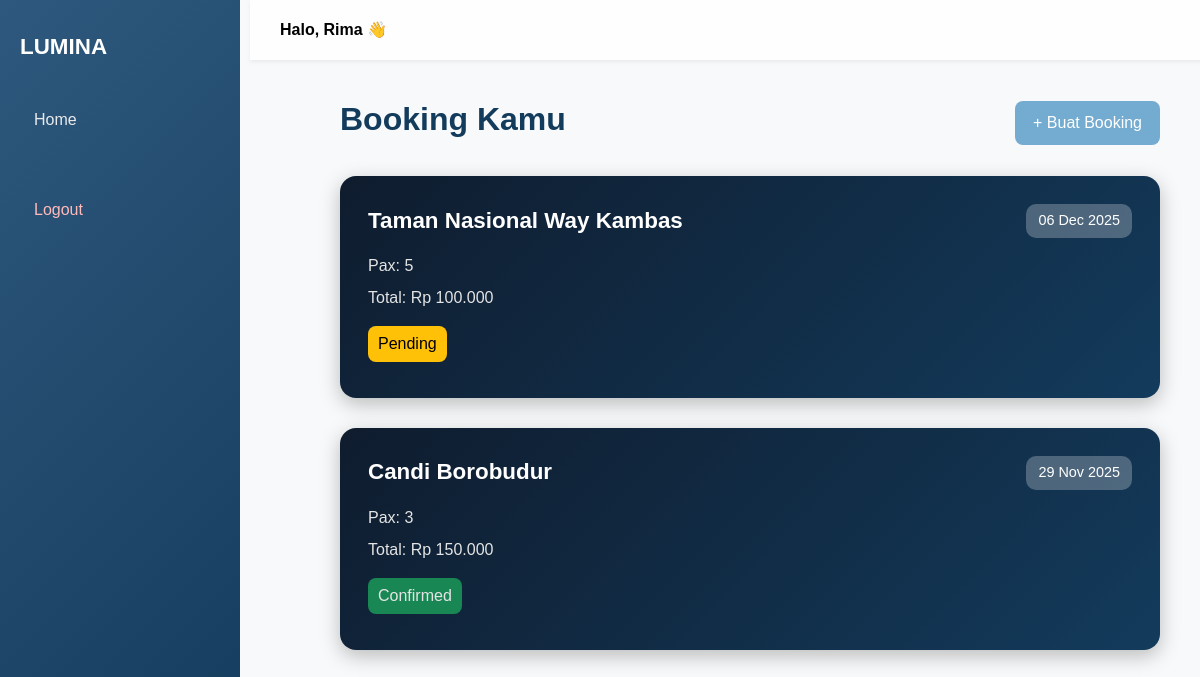
Page /user/dashboard.php (signed in) on the committed database.
### tables this page shows
CREATE TABLE `bookings` (
  `id` bigint(20) NOT NULL,
  `user_id` int(11) NOT NULL,
  `destination_id` int(11) NOT NULL,
  `booking_date` date NOT NULL,
  `created_at` timestamp NOT NULL DEFAULT current_timestamp(),
  `pax` int(11) NOT NULL DEFAULT 1,
  `contact_name` varchar(200) NOT NULL,
  `contact_email` varchar(200) NOT NULL,
  `contact_phone` varchar(50) DEFAULT NULL,
  `total_amount` decimal(12,2) DEFAULT 0.00,
  `status` enum('pending','confirmed','rejected','completed','cancelled') NOT NULL DEFAULT 'pending',
  `notes` text DEFAULT NULL
);

CREATE TABLE `destinations` (
  `id` int(11) NOT NULL,
  `title` varchar(200) NOT NULL,
  `location` varchar(255) DEFAULT NULL,
  `price` decimal(12,2) DEFAULT 0.00,
  `description` text DEFAULT NULL,
  `maps_embed` text DEFAULT NULL,
  `cover_image` varchar(255) DEFAULT NULL,
  `category` varchar(100) DEFAULT NULL,
  `created_at` timestamp NOT NULL DEFAULT current_timestamp(),
  `updated_at` timestamp NOT NULL DEFAULT current_timestamp() ON UPDATE current_timestamp()
);

### user/dashboard.php (the view, shortened to what this page needs)
<?php
include "../config/koneksi.php";
include "../components/components.php";
$uuid = $_SESSION['uuid'];
$qUser = mysqli_query($koneksi, "SELECT id FROM users WHERE uuid = '$uuid'");
$user = mysqli_fetch_assoc($qUser);
$user_id = $user['id'];
$q = "
    SELECT b.*, d.title AS destination_name
    FROM bookings b
    JOIN destinations d ON b.destination_id = d.id
    WHERE b.user_id = $user_id
    ORDER BY b.booking_date DESC
";
$hasil = mysqli_query($koneksi, $q);
?>
<!DOCTYPE html>
<html lang="en">
<head>
    <?= head("User Dashboard");  ?>
    <link rel="stylesheet" href="../css/user.dashboard.css">
    <link rel="stylesheet" href="../css/footer.css">
</head>
<body>
    <div class="sidebar">
        <div class="sidebar-title">LUMINA</div>
        <a href="../index.php" class="side-link">Home</a>
        <form action="../logic/auth.logic.php?action=logout" method="post">
            <button class="logout-btn">Logout</button>
        </form>
    </div>
    <div class="topbar">
        Halo, <?= htmlspecialchars($_SESSION['name']) ?> 👋
    </div>
    <main class="content">
        <div class="d-flex justify-content-between align-items-center mb-4">
            <h2>Booking Kamu</h2>
            <a href="form.booking.php" class="add-btn">+ Buat Booking</a>
        </div>
        <div class="booking-grid">
            <?php if (mysqli_num_rows($hasil) == 0): ?>
                <p>Belum ada booking...</p>
            <?php else: ?>
                <?php while ($row = mysqli_fetch_assoc($hasil)): ?>
                    <div class="booking-card">
                        <div class="booking-header">
                            <h4><?= htmlspecialchars($row['destination_name']) ?></h4>
                            <span class="booking-date">
                                <?= date("d M Y", strtotime($row['booking_date'])) ?>
                            </span>
                        </div>
                        <div class="booking-body">
                            <p>Pax: <?= $row['pax'] ?></p>
                            <p>Total: Rp <?= number_format($row['total_amount'], 0, ',', '.') ?></p>
                            <p class="status
            <?= $row['status'] == 'pending' ? 'pending' : ($row['status'] == 'confirmed' ? 'confirmed' : 'cancelled') ?>">
                                <?= ucfirst($row['status']) ?>
                            </p>
                        </div>
                    </div>
                <?php endwhile; ?>
            <?php endif; ?>
        </div>
    </main>
</body>
</html>

### css/style.css (style rules this page uses)
* { margin: 0; padding: 0; box-sizing: border-box; }
body { background: #eaeaea; overflow-x: hidden; }
.content { max-width: 90%; }

### css/user.dashboard.css (style rules this page uses)
html, body { height: 100%; display: flex; flex-direction: column; margin: 0; }
body { margin: 0; font-family: 'Poppins', sans-serif; background: #f8f9fa; }
.sidebar { width: 240px; height: 100vh; background: linear-gradient(135deg, #2E587D 0%, #133B5C 100%); position: fixed; top: 0; left: 0; padding: 30px 20px; display: flex; flex-direction: column; gap: 22px; }
.sidebar-title { color: #fff; font-size: 1.4rem; margin-bottom: 10px; font-weight: 600; }
.side-link { padding: 12px 14px; border-radius: 8px; font-size: 1rem; color: #eaeaea; display: block; text-decoration: none; transition: 0.25s; }
.logout-btn { margin-top: 20px; background: none; border: none; width: 100%; text-align: left; font-size: 1rem; color: #ffbaba; cursor: pointer; padding: 12px 14px; }
.topbar { height: 60px; width: calc(100% - 240px); background: #ffffffcc; backdrop-filter: blur(8px); position: fixed; top: 0; left: 250px; display: flex; align-items: center; padding: 0 30px; font-weight: 600; box-shadow: 0 2px 4px #00000010; color:black; }
.content { margin-left: 300px; padding: 100px 40px; }
.content h2 { margin-top: 0; font-size: 2rem; font-weight: 600; color:#133B5C; }
.add-btn { background: #74ABD0; padding: 10px 18px; border-radius: 8px; color: white; border: none; text-decoration: none; }
.booking-grid { margin-top: 30px; display: grid; grid-template-columns: 1fr; gap: 30px; }
.booking-card { background: linear-gradient(135deg, #0f1c2e 0%, #133B5C 100%); border-radius: 16px; padding: 28px; box-shadow: 0 6px 20px rgba(0,0,0,0.25); color: white; border-left: none; transition: 0.25s ease-in-out; }
.booking-header { display: flex; justify-content: space-between; align-items: center; margin-bottom: 16px; }
.booking-header h4 { margin: 0; font-size: 1.4rem; font-weight: 600; color: #fff; }
.booking-date { background: rgba(255, 255, 255, 0.25); padding: 6px 12px; border-radius: 10px; font-size: 0.9rem; color: white; }
.booking-body p { margin: 8px 0; font-size: 1rem; color: #e4e4e4; }
.status { padding: 6px 10px; border-radius: 8px; font-size: 0.85rem; display: inline-block; margin-top: 8px; }
.status.pending { background: #ffc107; color: #000; }
.status.confirmed { background: #198754; }

### rows in the picture
bookings: destination.title "Taman Nasional Way Kambas", booking_date "06 Dec 2025", pax "5", total_amount "100.000", status "Pending"
bookings: destination.title "Candi Borobudur", booking_date "29 Nov 2025", pax "3", total_amount "150.000", status "Confirmed"

### other values in the picture
$_SESSION['name'] "Rima"
